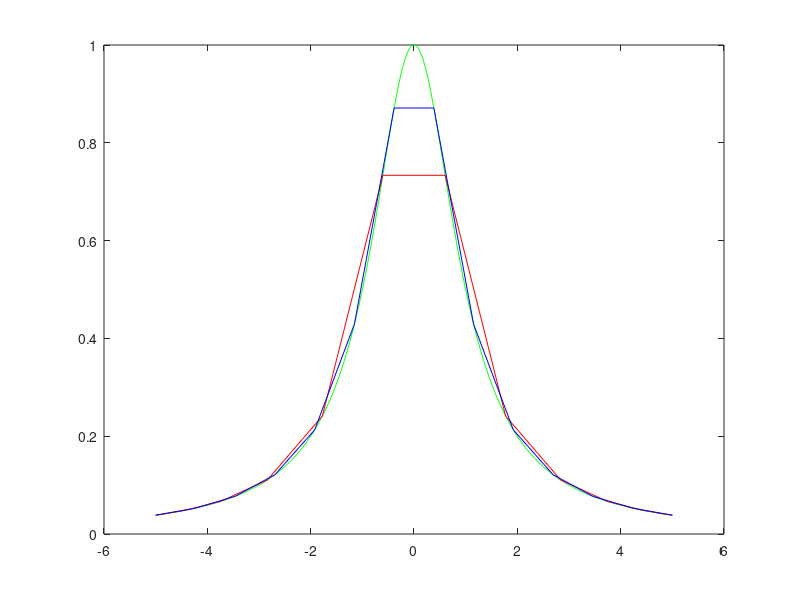

Recreate this plot in MATLAB.
clc
clear
close all

a=-5;
b=5;
n=13;%13
i=1:n+1;
z=-cos((i-1).*pi./n);
x_Ch=((b-a)/2).*z+((b+a)/2);
x_Eq=linspace(-5,5,n+1);
x_Ex=linspace(-5,5,1000);

f=@(x)(1./(1+x.^2));

c_Eq=polyfit(x_Eq,f(x_Eq),n);
p_Eq=polyval(c_Eq,x_Eq);

c_Ch=polyfit(x_Ch,f(x_Ch),n);
p_Ch=polyval(c_Ch,x_Ch);

plot(x_Ex,f(x_Ex),'g',x_Ch,p_Ch,'r',x_Eq,p_Eq,'b')

